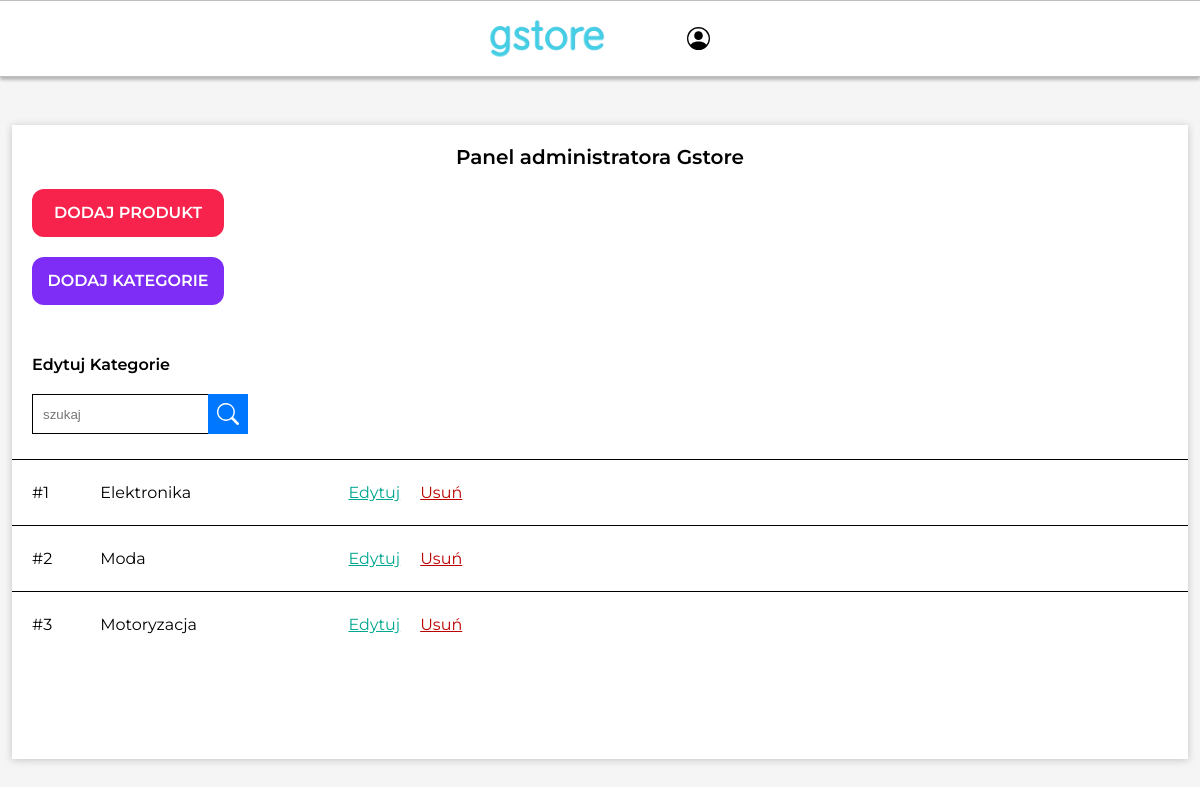
The page /main/adminPage/index.php (signed in) on the database as committed earlier.
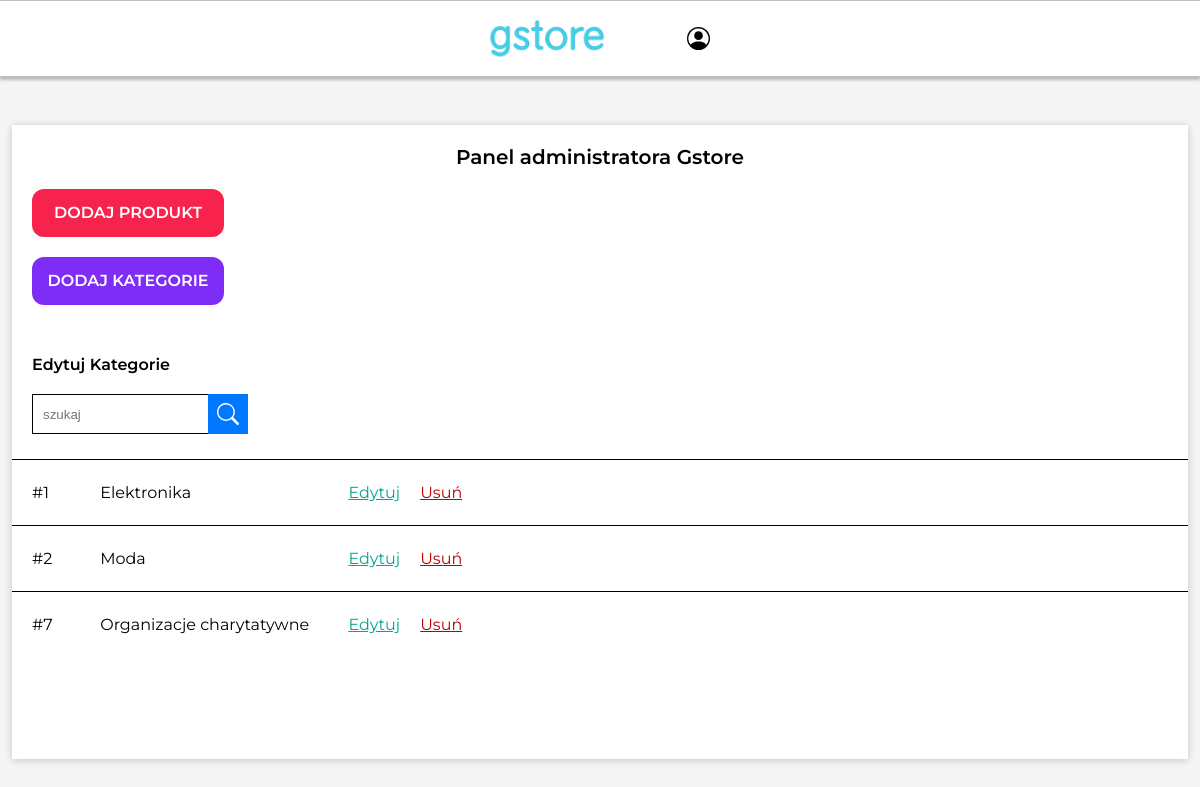
The same page on the database as committed later.
### tables this page shows
CREATE TABLE `category` (
  `category_id` int(11) NOT NULL,
  `name` varchar(50) NOT NULL
);

### main/php/searchedCategory/searchedCategory.php (the view, shortened to what this page needs)
<?php
class searchedCategory {
    public $id;
    function __construct($id) {
        $this->id = $id;
    }
    function createView() {
        $connect = @new mysqli("localhost", "root", "", "sklepinternetowypai");
        $result = $connect->query("SELECT * FROM category WHERE category_id='$this->id'");
        if($row = mysqli_fetch_assoc($result)) {
            echo <<< html
                <div class="searchedCategoryViewContainer">
                    <label class="categoryIdLabel">#$this->id</label>
                    <label class="categoryNameLabel">$row[name]</label>
                    <label class="categoryToEditLabel" onclick='editCategoryRequest($this->id)'>Edytuj</label>
            html;
                    $result = $connect->query("SELECT * FROM product WHERE category_id='$this->id' AND isSuspended='no'");
                    if(!($row = mysqli_fetch_assoc($result))) echo "<label class='categoryToDeleteDLabel' onclick='deleteCategoryRequest($this->id)'>Usuń</label>";
                    else echo "<label class='categoryToDeleteDLabelDisabled'>Usuń</label>";
                echo "</div>";
        }
    }
}
?>

### main/adminPage/index.php (shortened to what this page needs)
<?php
    require_once('../php/classes.php');
?>
<!DOCTYPE html>
<html lang="en">
<head>
    <link rel="stylesheet" href="../MainPageSTYLES.css">
    <link rel="stylesheet" href="adminPageStyles.css">
</head>
<body>
    <div class="headerDiv" style="top: 0;">
        <img src="../../images/gstore.png" class="headerDivLogo" onclick='window.location="../index.php";'>
        <input type="button" id="accountIconID" class="headerDivIcons" onclick="AccountMenuOpen()">
    </div>
    <div class="adminPageMainContainer">
        <label class="mainlabelBold">Panel administratora Gstore</label>
        <div class="addnewProductDiv" onclick='window.location="addNewProductPage.php";'>
            <label>DODAJ PRODUKT</label>
        </div>
        <div class="addnewCategoryDiv" onclick='window.location="addNewCategoryPage.php";'>
            <label>DODAJ KATEGORIE</label>
        </div>
        <label class="editCategoryLabel">Edytuj Kategorie</label>
        <?php
            $searchedCategoryText = "";
        ?>
        <form class="searchProductDiv" action="index.php" method="POST" id="searchCategoryFormId">
            <input type="text" placeholder="szukaj" name="searchedCategoryText" value='<?php echo $searchedCategoryText ?>' class="searchProductFilter">
            <input type="button" value="" onclick="searchCategory()" class="searchConfirm">
        </form>
        <div class="searchedCategoriesDiv">
            <?php
                $result = $connect->query("SELECT * FROM category WHERE name LIKE('%$searchedCategoryText%')");
                while($row = mysqli_fetch_assoc($result)) {
                    $category = new searchedCategory($row['category_id']);
                    $category->createView();
                }
            ?>
        </div>
    </div>
</body>
</html>

Rows that differ between the two databases and show on the page:
removed category: category_id "3", name "Motoryzacja"
added category: category_id "7", name "Organizacje charytatywne"
